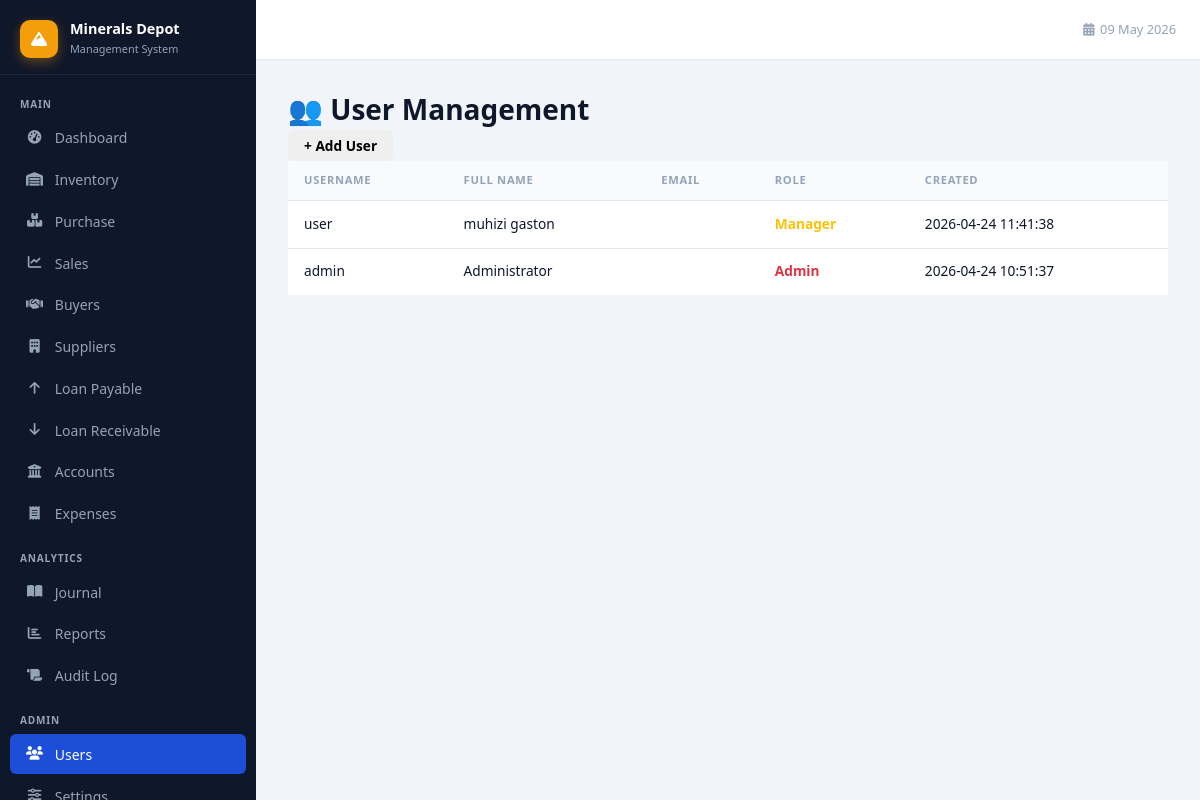
/users.php (signed in), run on the app's committed database.
### tables this page shows
CREATE TABLE `users` (
  `id` int(11) NOT NULL,
  `username` varchar(50) NOT NULL,
  `password` varchar(255) NOT NULL,
  `full_name` varchar(100) NOT NULL,
  `email` varchar(100) DEFAULT NULL,
  `role` enum('admin','manager','storekeeper') DEFAULT 'storekeeper',
  `created_at` timestamp NOT NULL DEFAULT current_timestamp()
);

### users.php (the view, shortened to what this page needs)
<?php
require_once 'config/database.php';
$users = $pdo->query("SELECT * FROM users ORDER BY created_at DESC")->fetchAll();
?>
<!DOCTYPE html>
<html>
<head>
    <link rel="stylesheet" href="css/style.css">
</head>
<body>
    <?php include 'includes/header.php'; ?>
    <div class="container">
        <h1>👥 User Management</h1>
        <button onclick="toggleForm()" class="btn">+ Add User</button>
        <table class="data-table">
            <thead><tr><th>Username</th><th>Full Name</th><th>Email</th><th>Role</th><th>Created</th></tr></thead>
            <tbody>
                <?php foreach($users as $user): ?>
                <tr>
                    <td><?= htmlspecialchars($user['username']) ?></td>
                    <td><?= htmlspecialchars($user['full_name']) ?></td>
                    <td><?= $user['email'] ?></td>
                    <td><span class="role-<?= $user['role'] ?>"><?= ucfirst($user['role']) ?></span></td>
                    <td><?= $user['created_at'] ?></td>
                </tr>
                <?php endforeach; ?>
            </tbody>
        </table>
    </div>
    <?php include 'includes/footer.php'; ?>
</body>
</html>

### css/style.css (style rules this page uses)
:root { --sidebar-w: 256px; --topbar-h: 60px; --sidebar-bg: #0f172a; --sidebar-text: #94a3b8; --sidebar-hover: rgba(255,255,255,.07); --sidebar-active: #1d4ed8; --accent: #f59e0b; --primary: #3b82f6; --primary-dark: #1d4ed8; --success: #10b981; --danger: #ef4444; --warning: #f59e0b; --bg: #f1f5f9; --surface: #ffffff; --border: #e2e8f0; --text: #0f172a; --text-sec: #475569; --text-muted: #94a3b8; --shadow-sm: 0 1px 2px rgba(0,0,0,.05); --shadow: 0 1px 3px rgba(0,0,0,.10),0 1px 2px rgba(0,0,0,.06); --shadow-md: 0 4px 6px -1px rgba(0,0,0,.10),0 2px 4px -1px rgba(0,0,0,.06); --shadow-lg: 0 10px 25px -3px rgba(0,0,0,.15); --r-sm: 6px; --r: 10px; --r-lg: 16px; }
*,*::before,*::after { margin:0; padding:0; box-sizing:border-box; }
body { font-family:'Segoe UI',system-ui,-apple-system,sans-serif; background:var(--bg); color:var(--text); line-height:1.5; font-size:14px; }
table { width:100%; border-collapse:collapse; background:var(--surface); font-size:.855rem; }
thead th { background:#f8fafc; color:var(--text-muted); font-weight:600; font-size:.7rem; text-transform:uppercase; letter-spacing:.06em; padding:.7rem 1rem; text-align:left; border-bottom:1px solid var(--border); white-space:nowrap; }
tbody td { padding:.8rem 1rem; border-bottom:1px solid var(--border); vertical-align:middle; }
tbody tr:last-child td { border-bottom:none; }
.btn { display:inline-flex; align-items:center; gap:.4rem; padding:.55rem 1rem; border:none; border-radius:var(--r-sm); font-size:.855rem; font-weight:600; cursor:pointer; transition:background .15s,opacity .15s,transform .1s; text-decoration:none; white-space:nowrap; font-family:inherit; line-height:1; }

### users.php (style rules this page uses)
.role-admin { color: #dc3545; font-weight: bold; }
.role-manager { color: #ffc107; font-weight: bold; }

### data on the page
users: username "user", full_name "muhizi gaston", role "Manager", created_at "2026-04-24 11:41:38"
users: username "admin", full_name "Administrator", role "Admin", created_at "2026-04-24 10:51:37"
